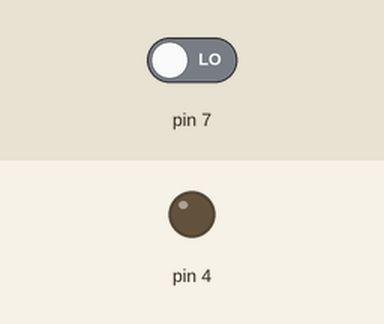
Recording of a sketch running on a simulated Arduino Uno, built with avr-gcc and run on an emulated ATmega328P. Parts: output pins drawn as LEDs (lit = HIGH). The test bench sets the inputs (shaded band); at power-on: pin 7 LOW.

Above: at 1.2 s.
1.3 s: pin 7 driven HIGH
At 2.3 s:
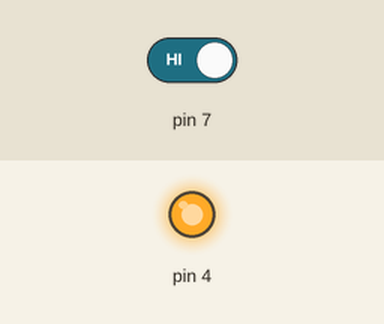
2.8 s: pin 7 driven LOW
At 3.4 s:
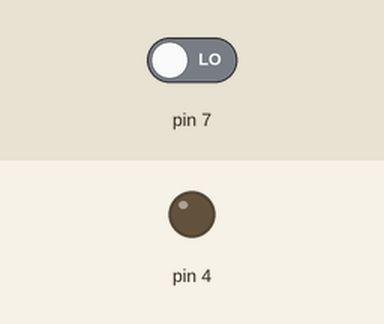
Timing chart, 0 to 5.8 s (numbered marks = the images above; inputs shaded):
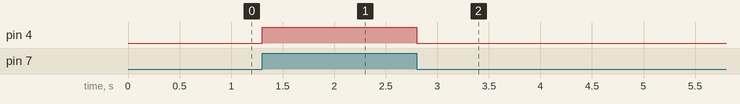

Measured:
- after the input at 1.3 s, pin 4: LOW → HIGH at once
- after the input at 2.8 s, pin 4: HIGH → LOW at once

The sketch:

IR-Triggered_Smart_Door_Opener.ino
```cpp
//char Incoming_value = 0;
int IR = 0;
void setup() {
  // put your setup code here, to run once:
Serial.begin(9600);
pinMode(4,OUTPUT);
pinMode(7,INPUT);
}


void loop() {
  // put your main code here, to run repeatedly:
 IR = digitalRead(7);
  /*if (Serial.available() > 0)
  //  {
      Incoming_value = Serial.read();
      Serial.print(Incoming_value);
      Serial.print("\n");
      if (Incoming_value == '1')
        digitalWrite(13,HIGH);
      else if(Incoming_value == '0')
        digitalWrite(13,LOW);
  //  } */

if(IR==1)
digitalWrite(4,HIGH);
else if(IR==0)
digitalWrite(4,LOW);


}
```
